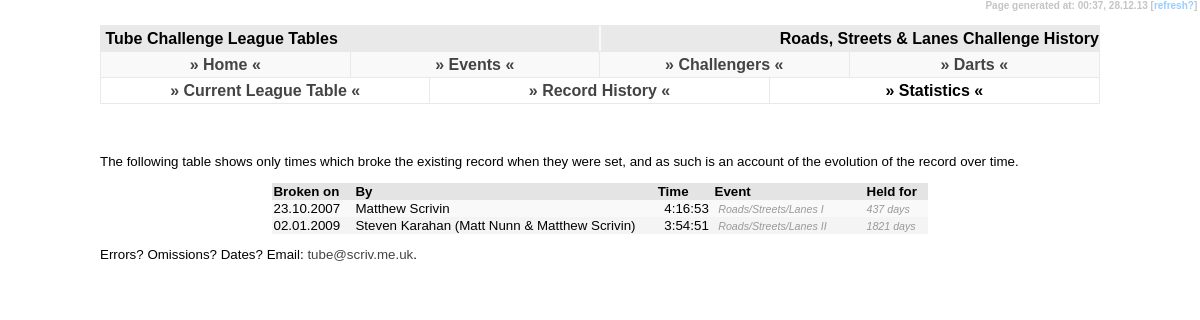
The page /roadsstreetslanes/history/index.php on the database its author committed.
### tables this page shows
CREATE TABLE IF NOT EXISTS `tc_data` (
  `tc_challenge` varchar(3) NOT NULL DEFAULT '',
  `tc_name` varchar(255) NOT NULL DEFAULT '',
  `tc_hours` tinyint(2) NOT NULL DEFAULT '0',
  `tc_mins` tinyint(2) NOT NULL DEFAULT '0',
  `tc_sec` tinyint(2) NOT NULL DEFAULT '0',
  `tc_event` varchar(255) DEFAULT NULL,
  `tc_date` date DEFAULT NULL,
  `tc_fn_station_count` smallint(4) DEFAULT NULL,
  `tc_fn274_excluded_station` varchar(3) DEFAULT NULL,
  `tc_fn_gwr` char(1) DEFAULT NULL,
  `tc_uid` int(4) NOT NULL AUTO_INCREMENT,
  `tc_pending_yn` char(1) NOT NULL DEFAULT 'N',
  `tc_upd_id` varchar(3) NOT NULL DEFAULT '',
  `tc_upd_date` timestamp NOT NULL DEFAULT CURRENT_TIMESTAMP ON UPDATE CURRENT_TIMESTAMP,
  PRIMARY KEY (`tc_uid`)
);

### roadsstreetslanes/history/index.php (the view, shortened to what this page needs)
<!DOCTYPE html PUBLIC "-//W3C//DTD XHTML 1.0 Strict//EN" "http://www.w3.org/TR/xhtml1/DTD/xhtml1-strict.dtd">
<html xmlns="http://www.w3.org/1999/xhtml" xml:lang="en">
<head>
  <link rel="stylesheet" title="Default" type="text/css" href="../../default.css" />
</head>
<body><div id="temps">Page generated at: <?php echo date("H:i"); ?>,&nbsp;<?php echo date("d.m.y"); ?>&nbsp;[<a class="text" href="javascript:location.reload()">refresh?</a>]&nbsp;</div>
<div id="header1">&nbsp;Tube Challenge League Tables</div>
<div id="header2">&nbsp;Roads, Streets &amp; Lanes Challenge History</div>
<?php
	include('../../menu.php');
	include('../../submenu.php');
?>
<div id="content">
	<h3>&nbsp;</h3>
<p>The following table shows only times which broke the existing record when they were set, and as such is an account of the evolution of the record over time.</p>
			<table align="center" border="0" cellpadding="1" cellspacing="0">
				<tr class="newshead">
					<td width="80">Broken on</td>
					<td>By</td>
					<td align="center">Time&nbsp;</td>
					<td width="150">Event</td>
					<td width="60">Held for</td>
				</tr>
				<?php
					$query = "SELECT * FROM tc_data WHERE tc_challenge = 'RSL' AND tc_date is not null ORDER BY tc_date, tc_hours, tc_mins, tc_sec";
					$fnc = mysql_query($query) or die("Select Failed! [302]");
					$fncpos = 0;
						$prevhr = 19;
						$prevmin = 57;
						$prevsec = 47;
					while ($fncdata = mysql_fetch_array($fnc)) {
						$fncpos++;
						if(mktime($fncdata['tc_hours'], $fncdata['tc_mins'], $fncdata['tc_sec']) < mktime($prevhr, $prevmin, $prevsec)){
						if ($fncpos > 1){
						?>
					<td><i><?php $diff = (date("U", strtotime($fncdata['tc_date'])) - $prevdate)/86400; echo round($diff); ?> days</i></td>
				</tr><?php } ?>
				<tr class="row<?php if($fncpos%2 != 0){ echo "1"; } else { echo "2"; } ?>">
					<td><?php if ($fncdata['tc_date']){ echo date("d.m.Y", strtotime($fncdata['tc_date']));} ?></td>
					<td><?php echo $fncdata['tc_name']; ?></td>
					<td width="75" align="right"><?php  echo $fncdata['tc_hours']; ?>:<?php  echo $fncdata['tc_mins']; ?>:<?php  echo $fncdata['tc_sec']; ?></td>
					<td>&nbsp;<i><?php echo $fncdata['tc_event']; ?></i></td>
				<?php	$prevhr = $fncdata['tc_hours'];
						$prevmin = $fncdata['tc_mins'];
						$prevsec = $fncdata['tc_sec'];
						$prevdate = date("U", strtotime($fncdata['tc_date']));
					} } ?>
					<td><i><?php $diff = (date("U", strtotime(date("Y-m-d"))) - $prevdate)/86400; echo round($diff); ?> days</i></td>
				</tr>
			</table>
<p>Errors? Omissions? Dates? Email: <a href="mailto:tube@scriv.me.uk">tube&#64;scriv.me.uk</a>.</p>
</div>
</body>
</html>

### default.css (style rules this page uses)
body { padding: 0; margin: 0; font-family: Trebuchet MS, Arial, Verdana, Helvetica, Calibri, sans-serif; background-color: #fff; font-weight: bold; }
#header1 { position: absolute; height: 25px; border-right: solid 1px #f9f9f9; border-left: solid 1px #e9e9e9; border-top: solid 1px #e9e9e9; border-bottom: solid 1px #e9e9e9; left: 100px; right: 50%; top: 25px; background-color: #e9e9e9; line-height: 25px; vertical-align: middle; }
#header2 { position: absolute; height: 25px; border-left: solid 1px #f9f9f9; border-right: solid 1px #e9e9e9; border-top: solid 1px #e9e9e9; border-bottom: solid 1px #e9e9e9; left: 50%; right: 100px; top: 25px; background-color: #e9e9e9; border-width: 1px; line-height: 25px; vertical-align: middle; text-align: right; }
#content { position: absolute; left: 100px; right: 100px; top: 108px; font-weight: normal; font-size: 10pt; text-align: justify; }
#temps { text-align: right; color: #c4c4c4; font-size: 7.5pt; position: absolute; right: 0px; height: 15px; top: 0px; margin: 0px 0px; vertical-align: middle; background-color: #ffffff; }
.newshead { background-color: #e4e4e4; vertical-align: middle; font-weight: bold; }
.row1 { background-color: #f9f9f9; }
.row2 { background-color: #f4f4f4; }
i { font-size: 8pt; color: #999999; }
a:link { color: #444444; text-decoration: none; }
a.text:link { color: #99ccff; text-decoration: none; }
h3 { padding-top: 15px; margin: 0; }

### rows shown on the page
tc_data: tc_date "23.10.2007", tc_name "Matthew Scrivin", tc_hours "4", tc_mins "16", tc_sec "53", tc_event "Roads/Streets/Lanes I"
tc_data: diff "437", tc_date "02.01.2009", tc_name "Steven Karahan (Matt Nunn & Matthew Scrivin)", tc_hours "3", tc_mins "54", tc_sec "51", tc_event "Roads/Streets/Lanes II", tc_date "1821"
